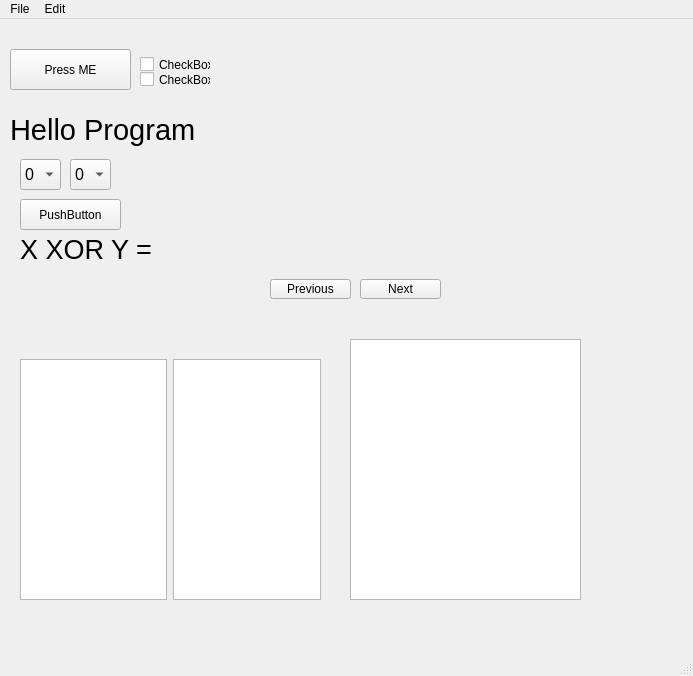
<?xml version="1.0" encoding="UTF-8"?>
<ui version="4.0">
 <class>MainWindow</class>
 <widget class="QMainWindow" name="MainWindow">
  <property name="geometry">
   <rect>
    <x>0</x>
    <y>0</y>
    <width>693</width>
    <height>676</height>
   </rect>
  </property>
  <property name="sizePolicy">
   <sizepolicy hsizetype="Expanding" vsizetype="Expanding">
    <horstretch>0</horstretch>
    <verstretch>0</verstretch>
   </sizepolicy>
  </property>
  <property name="windowTitle">
   <string>MainWindow</string>
  </property>
  <widget class="QWidget" name="centralwidget">
   <widget class="QLabel" name="lb1">
    <property name="geometry">
     <rect>
      <x>10</x>
      <y>80</y>
      <width>201</width>
      <height>61</height>
     </rect>
    </property>
    <property name="font">
     <font>
      <pointsize>22</pointsize>
     </font>
    </property>
    <property name="text">
     <string>Hello Program</string>
    </property>
   </widget>
   <widget class="QLabel" name="lb2">
    <property name="geometry">
     <rect>
      <x>270</x>
      <y>20</y>
      <width>231</width>
      <height>231</height>
     </rect>
    </property>
    <property name="text">
     <string/>
    </property>
    <property name="pixmap">
     <pixmap>C:/Users/USER/Desktop/New folder/Frames From Data00962/Data00962 0144.tif</pixmap>
    </property>
    <property name="scaledContents">
     <bool>true</bool>
    </property>
   </widget>
   <widget class="QPushButton" name="pbP">
    <property name="geometry">
     <rect>
      <x>270</x>
      <y>260</y>
      <width>81</width>
      <height>20</height>
     </rect>
    </property>
    <property name="text">
     <string>Previous</string>
    </property>
   </widget>
   <widget class="QPushButton" name="pbN">
    <property name="geometry">
     <rect>
      <x>360</x>
      <y>260</y>
      <width>81</width>
      <height>20</height>
     </rect>
    </property>
    <property name="text">
     <string>Next</string>
    </property>
   </widget>
   <widget class="QComboBox" name="comboX">
    <property name="geometry">
     <rect>
      <x>70</x>
      <y>140</y>
      <width>41</width>
      <height>31</height>
     </rect>
    </property>
    <property name="font">
     <font>
      <pointsize>12</pointsize>
     </font>
    </property>
    <item>
     <property name="text">
      <string>0</string>
     </property>
    </item>
    <item>
     <property name="text">
      <string>1</string>
     </property>
    </item>
   </widget>
   <widget class="QComboBox" name="comboY">
    <property name="geometry">
     <rect>
      <x>20</x>
      <y>140</y>
      <width>41</width>
      <height>31</height>
     </rect>
    </property>
    <property name="font">
     <font>
      <pointsize>12</pointsize>
     </font>
    </property>
    <item>
     <property name="text">
      <string>0</string>
     </property>
    </item>
    <item>
     <property name="text">
      <string>1</string>
     </property>
    </item>
   </widget>
   <widget class="QPushButton" name="submit">
    <property name="geometry">
     <rect>
      <x>20</x>
      <y>180</y>
      <width>101</width>
      <height>31</height>
     </rect>
    </property>
    <property name="text">
     <string>PushButton</string>
    </property>
   </widget>
   <widget class="QLabel" name="label">
    <property name="geometry">
     <rect>
      <x>20</x>
      <y>220</y>
      <width>191</width>
      <height>21</height>
     </rect>
    </property>
    <property name="font">
     <font>
      <pointsize>20</pointsize>
     </font>
    </property>
    <property name="text">
     <string>X XOR Y = </string>
    </property>
   </widget>
   <widget class="ImageView" name="graphicsView">
    <property name="geometry">
     <rect>
      <x>350</x>
      <y>320</y>
      <width>231</width>
      <height>261</height>
     </rect>
    </property>
   </widget>
   <widget class="QCheckBox" name="checkBox_2">
    <property name="geometry">
     <rect>
      <x>140</x>
      <y>50</y>
      <width>71</width>
      <height>21</height>
     </rect>
    </property>
    <property name="sizePolicy">
     <sizepolicy hsizetype="Expanding" vsizetype="Expanding">
      <horstretch>0</horstretch>
      <verstretch>0</verstretch>
     </sizepolicy>
    </property>
    <property name="text">
     <string>CheckBox</string>
    </property>
   </widget>
   <widget class="QCheckBox" name="checkBox">
    <property name="geometry">
     <rect>
      <x>140</x>
      <y>30</y>
      <width>71</width>
      <height>31</height>
     </rect>
    </property>
    <property name="sizePolicy">
     <sizepolicy hsizetype="Expanding" vsizetype="Expanding">
      <horstretch>0</horstretch>
      <verstretch>0</verstretch>
     </sizepolicy>
    </property>
    <property name="text">
     <string>CheckBox</string>
    </property>
   </widget>
   <widget class="QPushButton" name="pb1">
    <property name="geometry">
     <rect>
      <x>10</x>
      <y>30</y>
      <width>121</width>
      <height>41</height>
     </rect>
    </property>
    <property name="sizePolicy">
     <sizepolicy hsizetype="Expanding" vsizetype="Expanding">
      <horstretch>0</horstretch>
      <verstretch>0</verstretch>
     </sizepolicy>
    </property>
    <property name="text">
     <string>Press ME</string>
    </property>
   </widget>
   <widget class="QWidget" name="horizontalLayoutWidget">
    <property name="geometry">
     <rect>
      <x>20</x>
      <y>340</y>
      <width>301</width>
      <height>241</height>
     </rect>
    </property>
    <layout class="QHBoxLayout" name="horizontalLayout">
     <item>
      <widget class="ImageView" name="graphicsView_2"/>
     </item>
     <item>
      <widget class="ImageView" name="graphicsView_3"/>
     </item>
    </layout>
   </widget>
  </widget>
  <widget class="QMenuBar" name="menubar">
   <property name="geometry">
    <rect>
     <x>0</x>
     <y>0</y>
     <width>693</width>
     <height>21</height>
    </rect>
   </property>
   <widget class="QMenu" name="menuFile">
    <property name="title">
     <string>File</string>
    </property>
    <addaction name="actionNew"/>
    <addaction name="actionSave"/>
   </widget>
   <widget class="QMenu" name="menuEdit">
    <property name="title">
     <string>Edit</string>
    </property>
    <addaction name="actionCopy"/>
    <addaction name="actionPaste"/>
   </widget>
   <addaction name="menuFile"/>
   <addaction name="menuEdit"/>
  </widget>
  <widget class="QStatusBar" name="statusbar"/>
  <action name="actionNew">
   <property name="text">
    <string>New</string>
   </property>
   <property name="statusTip">
    <string>Create a New file</string>
   </property>
   <property name="shortcut">
    <string>Ctrl+N</string>
   </property>
  </action>
  <action name="actionSave">
   <property name="text">
    <string>Save</string>
   </property>
   <property name="statusTip">
    <string>Save file</string>
   </property>
   <property name="shortcut">
    <string>Ctrl+S</string>
   </property>
  </action>
  <action name="actionCopy">
   <property name="text">
    <string>Copy</string>
   </property>
   <property name="statusTip">
    <string>copy a file</string>
   </property>
   <property name="shortcut">
    <string>Ctrl+C</string>
   </property>
  </action>
  <action name="actionPaste">
   <property name="text">
    <string>Paste</string>
   </property>
   <property name="statusTip">
    <string>Paste a file</string>
   </property>
   <property name="shortcut">
    <string>Ctrl+V</string>
   </property>
  </action>
 </widget>
 <customwidgets>
  <customwidget>
   <class>ImageView</class>
   <extends>QGraphicsView</extends>
   <header location="global">pyqtgraph.h</header>
  </customwidget>
 </customwidgets>
 <resources/>
 <connections/>
</ui>
